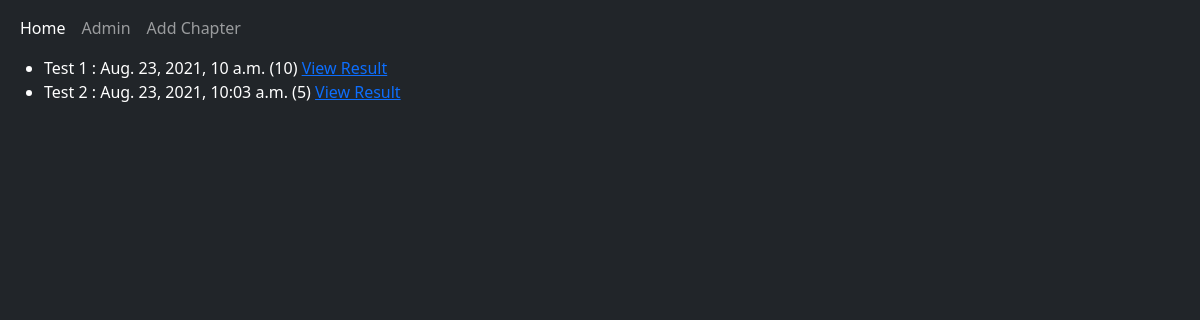
/practice-tests, run on the app's committed database.
### myapp/models.py (models this page shows, shortened)
class Practice(models.Model):
    no_of_question = models.IntegerField()
    datetime = models.DateTimeField(auto_now_add=True)
    status = models.BooleanField(default=False) # true -> running and false -> ended or not started

### myapp/views.py (the view)
# urls.py: path("practice-tests", views.practice_test_list, name='practice-test-list')
def practice_test_list(request):
    context = {"tests": Practice.objects.all()}
    return render(request, "myapp/practice_test_list.html", context=context)

### myapp/templates/myapp/practice_test_list.html (shortened to what this page needs)
{% extends 'myapp/base.html' %}
{% block page_content %}
<ul>
{% for test in tests %}
    <li>
        Test {{test.pk}} : {{test.datetime}} ({{test.no_of_question}})
        {% if test.status == 1 %}
            <a href="">View Result</a>
        {% endif %}
    </li>
{% endfor %}
</ul>
{% endblock page_content %}

### data on the page
Practice: pk "1", datetime "Aug. 23, 2021, 10 a.m.", no_of_question "10", status "View Result"
Practice: pk "2", datetime "Aug. 23, 2021, 10:03 a.m.", no_of_question "5", status "View Result"
